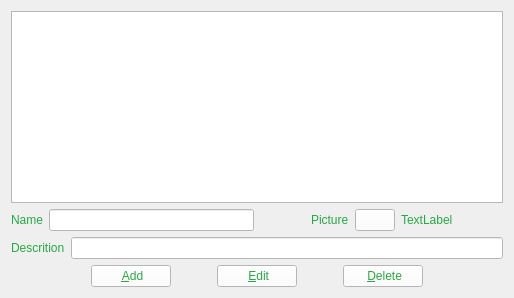
        <widget class="QWidget" name="tab_24">
         <attribute name="title">
          <string>Category</string>
         </attribute>
         <layout class="QHBoxLayout" name="horizontalLayout_111">
          <item>
           <layout class="QVBoxLayout" name="verticalLayout_24">
            <item>
             <widget class="QTableWidget" name="tableWidgetCategory">
              <property name="editTriggers">
               <set>QAbstractItemView::NoEditTriggers</set>
              </property>
              <property name="showDropIndicator" stdset="0">
               <bool>false</bool>
              </property>
              <property name="dragDropOverwriteMode">
               <bool>false</bool>
              </property>
              <property name="selectionMode">
               <enum>QAbstractItemView::SingleSelection</enum>
              </property>
              <property name="selectionBehavior">
               <enum>QAbstractItemView::SelectRows</enum>
              </property>
              <attribute name="verticalHeaderVisible">
               <bool>false</bool>
              </attribute>
             </widget>
            </item>
            <item>
             <layout class="QVBoxLayout" name="verticalLayout_23">
              <item>
               <layout class="QVBoxLayout" name="verticalLayout_21">
                <item>
                 <layout class="QHBoxLayout" name="horizontalLayout_101">
                  <item>
                   <layout class="QHBoxLayout" name="horizontalLayout_102">
                    <item>
                     <widget class="QLabel" name="label_62">
                      <property name="styleSheet">
                       <string notr="true">color: rgb(40, 167, 69);</string>
                      </property>
                      <property name="text">
                       <string>Name</string>
                      </property>
                     </widget>
                    </item>
                    <item>
                     <widget class="QLineEdit" name="lineEditNameCategory">
                      <property name="styleSheet">
                       <string notr="true">color: rgb(40, 167, 69);
background-color: rgb(255, 255, 255);
border-color: rgb(40, 167, 69);</string>
                      </property>
                     </widget>
                    </item>
                   </layout>
                  </item>
                  <item>
                   <layout class="QHBoxLayout" name="horizontalLayout_103">
                    <item>
                     <spacer name="horizontalSpacer_56">
                      <property name="orientation">
                       <enum>Qt::Horizontal</enum>
                      </property>
                      <property name="sizeHint" stdset="0">
                       <size>
                        <width>40</width>
                        <height>20</height>
                       </size>
                      </property>
                     </spacer>
                    </item>
                    <item>
                     <widget class="QLabel" name="label_63">
                      <property name="styleSheet">
                       <string notr="true">color: rgb(40, 167, 69);</string>
                      </property>
                      <property name="text">
                       <string>Picture</string>
                      </property>
                     </widget>
                    </item>
                    <item>
                     <widget class="QPushButton" name="pushButtonImgCategory">
                      <property name="styleSheet">
                       <string notr="true">color: rgb(40, 167, 69);
background-color: rgb(255, 255, 255);
border-color: rgb(40, 167, 69);</string>
                      </property>
                      <property name="text">
                       <string/>
                      </property>
                      <property name="icon">
                       <iconset resource="Pictures.qrc">
                        <normaloff>:/PNG/Images/PNG/Picture.png</normaloff>:/PNG/Images/PNG/Picture.png</iconset>
                      </property>
                     </widget>
                    </item>
                    <item>
                     <widget class="QLabel" name="labelImgCategory">
                      <property name="styleSheet">
                       <string notr="true">color: rgb(40, 167, 69);
</string>
                      </property>
                      <property name="text">
                       <string>TextLabel</string>
                      </property>
                     </widget>
                    </item>
                    <item>
                     <spacer name="horizontalSpacer_49">
                      <property name="orientation">
                       <enum>Qt::Horizontal</enum>
                      </property>
                      <property name="sizeHint" stdset="0">
                       <size>
                        <width>40</width>
                        <height>20</height>
                       </size>
                      </property>
                     </spacer>
                    </item>
                   </layout>
                  </item>
                 </layout>
                </item>
                <item>
                 <layout class="QHBoxLayout" name="horizontalLayout_104">
                  <item>
                   <widget class="QLabel" name="label_64">
                    <property name="styleSheet">
                     <string notr="true">color: rgb(40, 167, 69);</string>
                    </property>
                    <property name="text">
                     <string>Descrition</string>
                    </property>
                   </widget>
                  </item>
                  <item>
                   <widget class="QLineEdit" name="lineEditDescCategory">
                    <property name="minimumSize">
                     <size>
                      <width>0</width>
                      <height>0</height>
                     </size>
                    </property>
                    <property name="styleSheet">
                     <string notr="true">color: rgb(40, 167, 69);
background-color: rgb(255, 255, 255);
border-color: rgb(40, 167, 69);</string>
                    </property>
                   </widget>
                  </item>
                 </layout>
                </item>
               </layout>
              </item>
              <item>
               <layout class="QHBoxLayout" name="horizontalLayout_105">
                <item>
                 <spacer name="horizontalSpacer_50">
                  <property name="orientation">
                   <enum>Qt::Horizontal</enum>
                  </property>
                  <property name="sizeHint" stdset="0">
                   <size>
                    <width>40</width>
                    <height>20</height>
                   </size>
                  </property>
                 </spacer>
                </item>
                <item>
                 <spacer name="horizontalSpacer_51">
                  <property name="orientation">
                   <enum>Qt::Horizontal</enum>
                  </property>
                  <property name="sizeHint" stdset="0">
                   <size>
                    <width>40</width>
                    <height>20</height>
                   </size>
                  </property>
                 </spacer>
                </item>
                <item>
                 <widget class="QPushButton" name="AddCategory">
                  <property name="styleSheet">
                   <string notr="true">color: rgb(40, 167, 69);
background-color: rgb(255, 255, 255);
border-color: rgb(40, 167, 69);</string>
                  </property>
                  <property name="text">
                   <string> &amp;Add</string>
                  </property>
                  <property name="icon">
                   <iconset resource="Pictures.qrc">
                    <normaloff>:/PNG/Images/PNG/Add.png</normaloff>:/PNG/Images/PNG/Add.png</iconset>
                  </property>
                 </widget>
                </item>
                <item>
                 <spacer name="horizontalSpacer_52">
                  <property name="orientation">
                   <enum>Qt::Horizontal</enum>
                  </property>
                  <property name="sizeHint" stdset="0">
                   <size>
                    <width>40</width>
                    <height>20</height>
                   </size>
                  </property>
                 </spacer>
                </item>
                <item>
                 <widget class="QPushButton" name="EditCategory">
                  <property name="styleSheet">
                   <string notr="true">color: rgb(40, 167, 69);
background-color: rgb(255, 255, 255);
border-color: rgb(40, 167, 69);</string>
                  </property>
                  <property name="text">
                   <string> &amp;Edit</string>
                  </property>
                  <property name="icon">
                   <iconset resource="Pictures.qrc">
                    <normaloff>:/PNG/Images/PNG/Edit.png</normaloff>:/PNG/Images/PNG/Edit.png</iconset>
                  </property>
                 </widget>
                </item>
                <item>
                 <spacer name="horizontalSpacer_53">
                  <property name="orientation">
                   <enum>Qt::Horizontal</enum>
                  </property>
                  <property name="sizeHint" stdset="0">
                   <size>
                    <width>40</width>
                    <height>20</height>
                   </size>
                  </property>
                 </spacer>
                </item>
                <item>
                 <widget class="QPushButton" name="DeleteCategory">
                  <property name="styleSheet">
                   <string notr="true">color: rgb(40, 167, 69);
background-color: rgb(255, 255, 255);
border-color: rgb(40, 167, 69);</string>
                  </property>
                  <property name="text">
                   <string> &amp;Delete</string>
                  </property>
                  <property name="icon">
                   <iconset resource="Pictures.qrc">
                    <normaloff>:/PNG/Images/PNG/Delete.png</normaloff>:/PNG/Images/PNG/Delete.png</iconset>
                  </property>
                 </widget>
                </item>
                <item>
                 <spacer name="horizontalSpacer_54">
                  <property name="orientation">
                   <enum>Qt::Horizontal</enum>
                  </property>
                  <property name="sizeHint" stdset="0">
                   <size>
                    <width>40</width>
                    <height>20</height>
                   </size>
                  </property>
                 </spacer>
                </item>
                <item>
                 <spacer name="horizontalSpacer_55">
                  <property name="orientation">
                   <enum>Qt::Horizontal</enum>
                  </property>
                  <property name="sizeHint" stdset="0">
                   <size>
                    <width>40</width>
                    <height>20</height>
                   </size>
                  </property>
                 </spacer>
                </item>
               </layout>
              </item>
             </layout>
            </item>
           </layout>
          </item>
         </layout>
        </widget>
